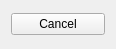
<?xml version="1.0" encoding="UTF-8"?>
<ui version="4.0">
 <class>ProgressViewer</class>
 <widget class="QWidget" name="ProgressViewer">
  <property name="geometry">
   <rect>
    <x>0</x>
    <y>0</y>
    <width>116</width>
    <height>49</height>
   </rect>
  </property>
  <property name="windowTitle">
   <string>Progress Viewer</string>
  </property>
  <layout class="QVBoxLayout" name="verticalLayout_2">
   <item>
    <layout class="QVBoxLayout" name="layout">
     <property name="sizeConstraint">
      <enum>QLayout::SetMinimumSize</enum>
     </property>
    </layout>
   </item>
   <item>
    <widget class="QPushButton" name="cancel">
     <property name="text">
      <string>Cancel</string>
     </property>
    </widget>
   </item>
  </layout>
 </widget>
 <resources/>
 <connections/>
</ui>
